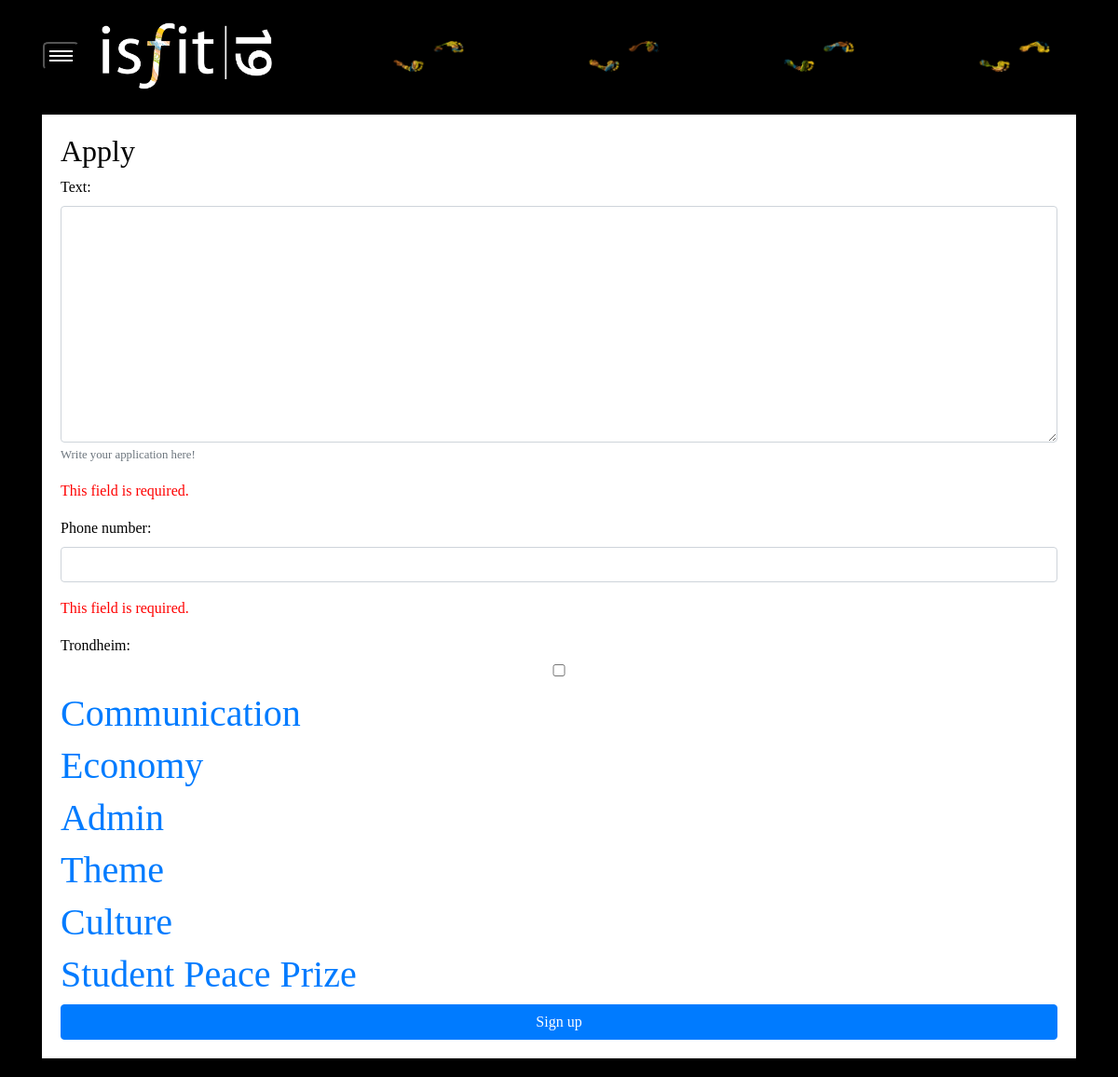
The page /apply/ (signed in) on the database its author committed.
### job/models.py (models this page shows, shortened)
class Section(models.Model):
    name = models.CharField(max_length=50)
    leader = models.OneToOneField(User, on_delete=models.SET_NULL, null=True)

### job/views.py (the view, shortened to what this page needs)
# urls.py: path('apply/', views.apply, name='apply'),
@login_required
def apply(request):
    application = Application.objects.filter(applicant=request.user).first()
    print(application)
    if application is not None:
        form = ApplicationForm(instance=application)
    else:
        form = ApplicationForm(request.POST, instance=application)
    return render(request, 'job/application_form.html', {
        'jobs': Job.objects.all(),
        'form':form,
        'sections': Section.objects.all(),
        'gangs': Gang.objects.all(),
    })

### job/forms.py
class ApplicationForm(forms.ModelForm):
    text = forms.CharField(max_length=2000, required=True, widget=forms.Textarea(), help_text='Write your application here!' )
    class Meta:
        model = Application
        exclude = ['applicant', 'weight']
        fields = ('text', 'phone_number', 'trondheim')
    def __init__(self, *args, **kwargs):
        super(ApplicationForm, self).__init__(*args, **kwargs)
        self.fields['text'].widget.attrs.update({'class': 'form-control'})
        self.fields['phone_number'].widget.attrs.update({'class': 'form-control'})
        self.fields['trondheim'].widget.attrs.update({'class': 'form-control'})

### job/templates/job/application_form.html (shortened to what this page needs)
{% extends 'job/base.html' %}
{% block body %}
    <div class="container" style="color: black">
        <div class="row space-below">
            <div class="col-xl-12 space-above">
                <div class="white-box" id="text-box">
                    <h2>Apply</h2>
                    <form method="post">
                        {% for field in form %}
                        <p>
                            {{ field.label_tag }}<br>
                            {{ field }}
                            {% if field.help_text %}
                                <small class="form-text text-muted">{{ field.help_text }}</small>
                            {% endif %}
                            {% for error in field.errors %}
                                <p style="color: red">{{ error }}</p>
                            {% endfor %}
                        </p>
                        {% endfor %}
                        {% for section in sections %}
                        <h1> <a data-toggle="collapse" href="#{{ section.name }}"
                          role="button" aria-expanded="false" aria-controls="collapseExample">
                          {{ section.name }}</a></h1>
                    {% endfor %}
                        <button name="submitForm" type="submit" class="btn btn-primary" style="width:100%">Sign up</button>
    </form>
            </div>
        </div>
    </div>
</div>
{% endblock %}

### job/static/job/style.css (style rules this page uses)
body { font-family: MyriadPro !important; background-color: black; -webkit-background-size: cover; -moz-background-size: cover; -o-background-size: cover; background-size: cover; color: white; }
button { display: flex; height: auto; }
.space-above { margin-top: 15px; }
.space-below { margin-bottom: 20px; }
.white-box { background-color: #fff; padding: 20px; overflow: auto; }

### rows shown on the page
Section: name "Communication"
Section: name "Economy"
Section: name "Admin"
Section: name "Theme"
Section: name "Culture"
Section: name "Student Peace Prize"

### other values the page prints
{{ field.label_tag }} "Text:" "Phone number:" "Trondheim:"
{{ field.help_text }} "Write your application here!"
{{ error }} "This field is required." "This field is required."
